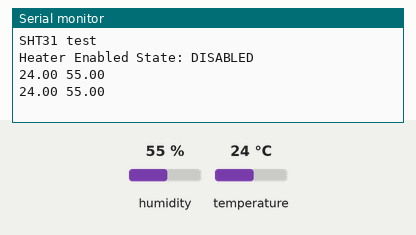
Simulated run of this sketch. Board: Arduino Uno, built with avr-gcc and run on an emulated ATmega328P. On the bench: the last lines printed to the serial monitor. The test bench sets the inputs (shaded band); at power-on: humidity 55 %, temperature 24 °C.

Above: at 2.2 s.
2.3 s: humidity set to 22 %
At 3.6 s:
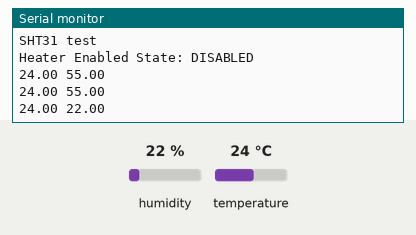
3.8 s: temperature set to 12 °C
At 5.0 s:
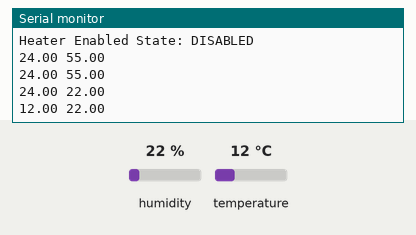
5.3 s: humidity set to 40 %
At 5.3 s:
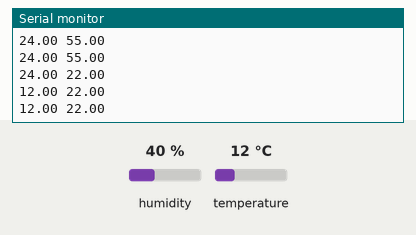
Timing chart, 0 to 8.3 s (numbered marks = the images above; inputs shaded):
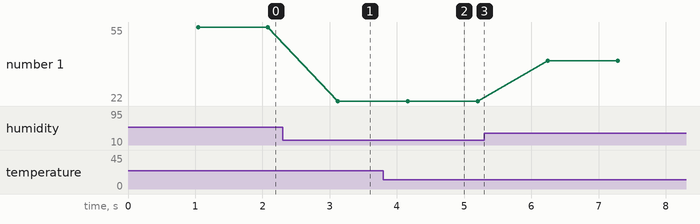

The sketch:

SHT31test.ino
```cpp
#include "_sht3x.h"

void setup() {
  Serial.begin(115200);
  delay(1000);

  sht3x_setup();
}


void loop() {
  sht3x_loop();
  Serial.print (strTemperature);
  Serial.print(" ");
  Serial.println(strHumidity);

  delay(1000);

}
```

_sht3x.h
```cpp
/***************************************************
  This is an example for the SHT31-D Humidity & Temp Sensor

  Designed specifically to work with the SHT31-D sensor from Adafruit
  ----> https://www.adafruit.com/products/2857

  These sensors use I2C to communicate, 2 pins are required to
  interface
 ****************************************************/


#include <Wire.h>
#include "Adafruit_SHT31.h"

bool enableHeater = false;
uint8_t loopCnt = 0;

Adafruit_SHT31 sht31 = Adafruit_SHT31();

String strTemperature = "";
String strHumidity = "";


void sht3x_setup() {
  Serial.println("SHT31 test");
  if (! sht31.begin(0x45)) {   // Set to 0x45 for alternate i2c addr
    Serial.println("Couldn't find SHT31");
    while (1) delay(1);
  }

  Serial.print("Heater Enabled State: ");
  if (sht31.isHeaterEnabled())
    Serial.println("ENABLED");
  else
    Serial.println("DISABLED");
}

bool sht3x_loop() {
  float t = sht31.readTemperature();
  float h = sht31.readHumidity();

  bool ret = true;

  if (! isnan(t)) {  // check if 'is not a number'
    strTemperature = String(t);
  } else {
    strTemperature = "";
    ret = false;
  }

  if (! isnan(h)) {  // check if 'is not a number'
    strHumidity = String(h);
  } else {
    strHumidity = "";
    ret = false;
  }

  return (ret);
}
```

Measured:
- after the input at 2.3 s, the serial monitor: prints a new line after 0.82 s (image 1)
- after the input at 3.8 s, the serial monitor: prints a new line after 0.36 s (image 2)
- plotted number 1: 55 → 22 after the input at 2.3 s, 22 → 40 after the input at 5.3 s
